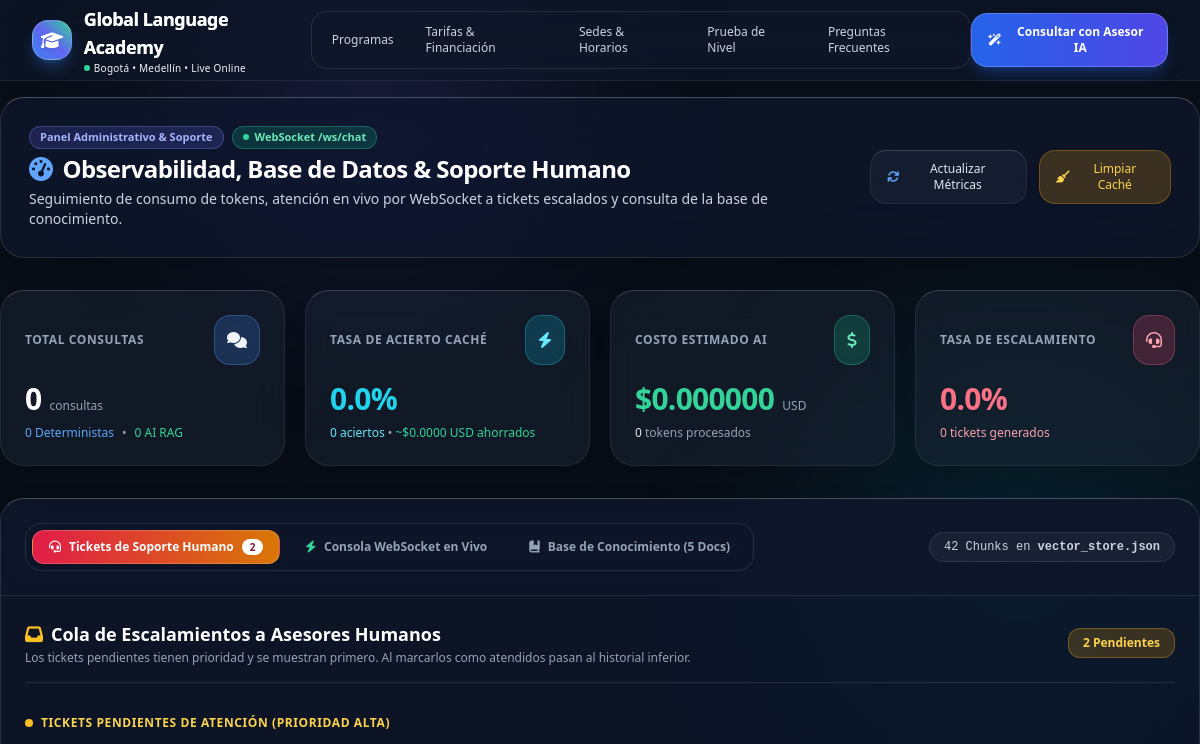
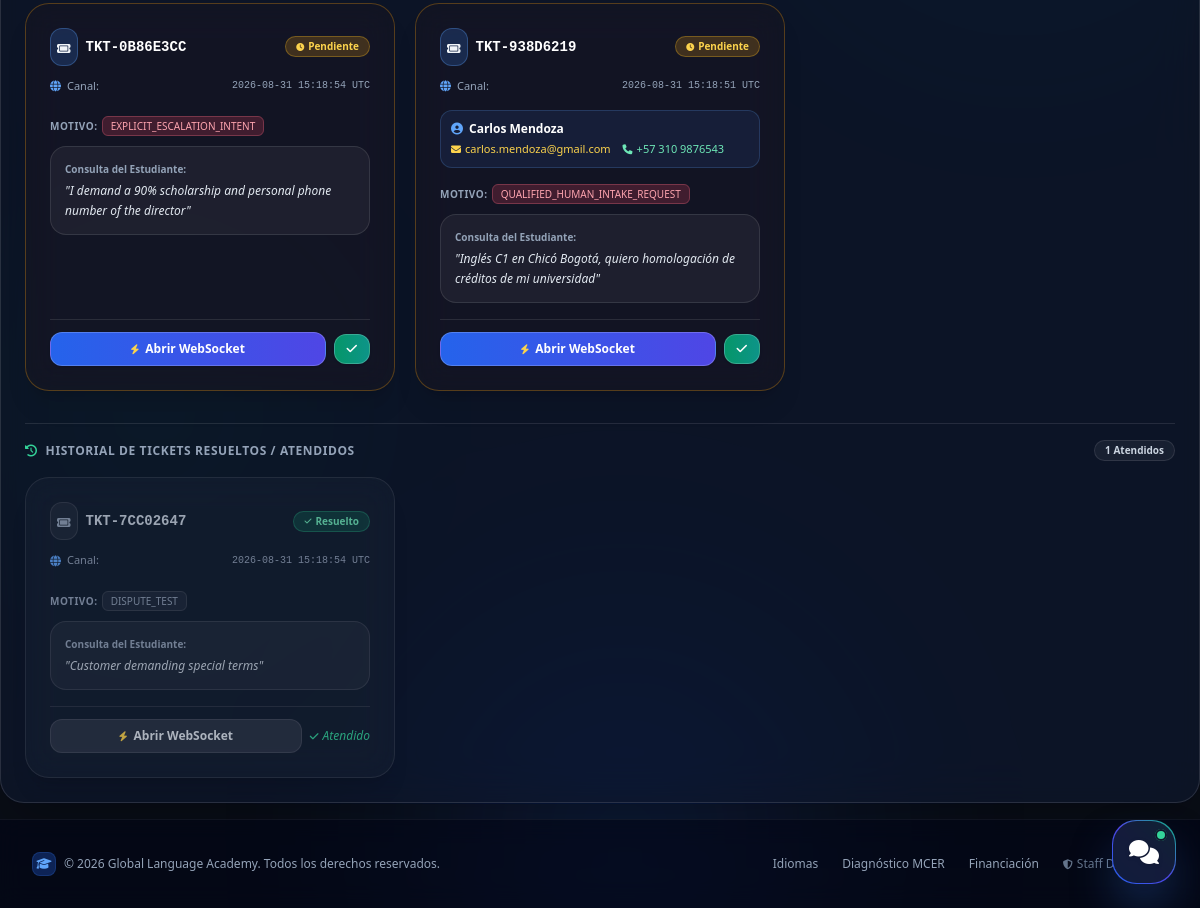
Page /dashboard on the earlier database version (2 pictures, top to bottom).
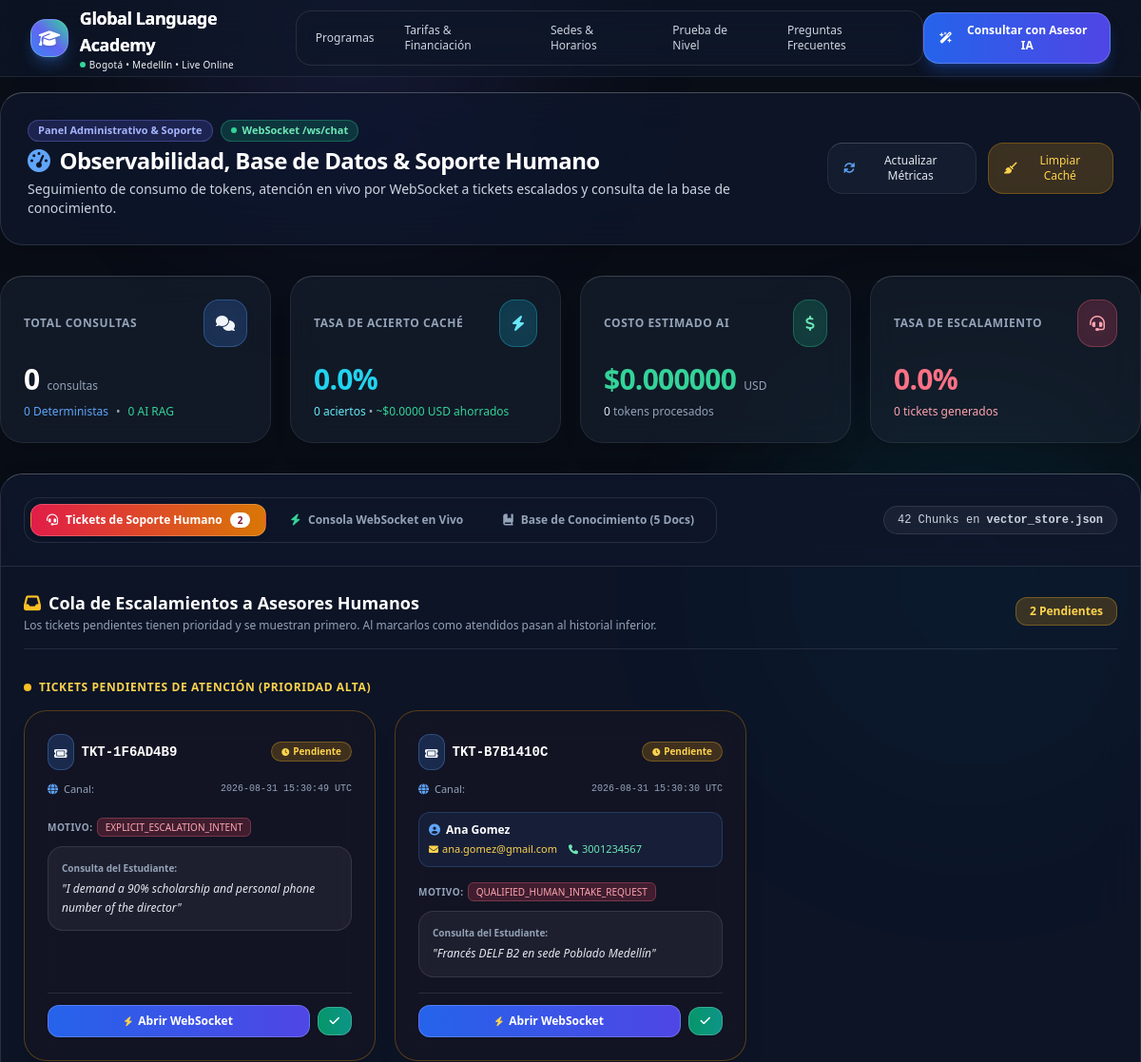
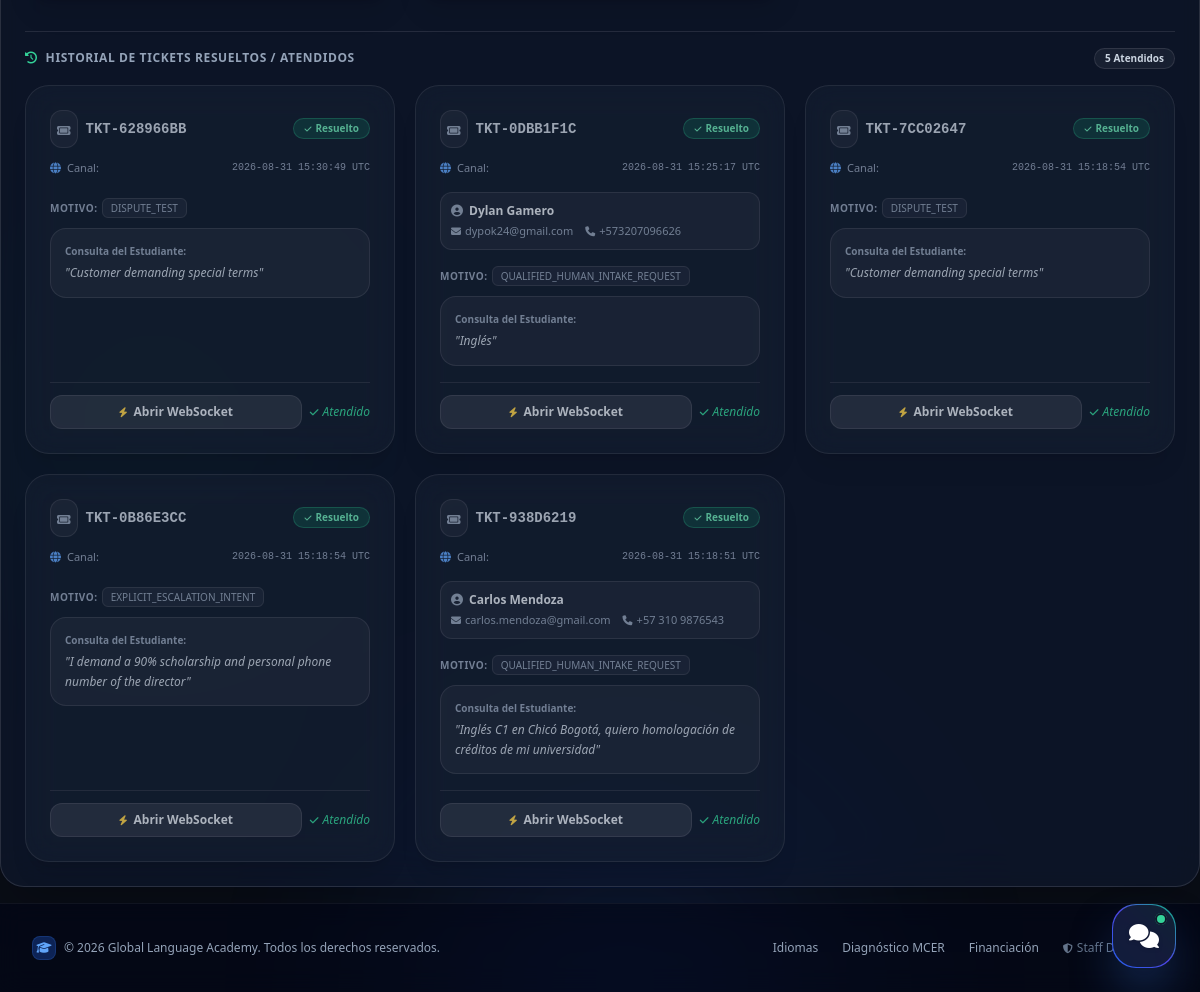
Same page on the later database version (2 pictures, top to bottom).
### tables this page shows
CREATE TABLE tickets (
                    ticket_id TEXT PRIMARY KEY,
                    session_id TEXT NOT NULL,
                    timestamp TEXT NOT NULL,
                    student_name TEXT,
                    email TEXT,
                    phone TEXT,
                    target_language TEXT,
                    modality TEXT,
                    user_query TEXT NOT NULL,
                    escalation_reason TEXT,
                    status TEXT NOT NULL DEFAULT 'PENDING',
                    resolution_notes TEXT,
                    resolved_at TEXT,
                    dossier TEXT
                );

### app/routers/views.py (the view)
@router.get("/dashboard", response_class=HTMLResponse)
async def dashboard_view(request: Request):
    metrics = metrics_service.get_summary()
    tickets = escalation_service.get_tickets()
    documents = []
    for doc_path in sorted(settings.DATA_DIR.glob("*.md")):
        with open(doc_path, "r", encoding="utf-8") as f:
            raw_text = f.read()
        html_content = markdown.markdown(raw_text, extensions=['tables', 'fenced_code'])
        documents.append({
            "name": doc_path.stem,
            "filename": doc_path.name,
            "title": doc_path.stem.replace("_", " ").title(),
            "raw_text": raw_text,
            "html_content": html_content
        })
    pending_tickets = [t for t in tickets if t.get("status") == "PENDING"]
    resolved_tickets = [t for t in tickets if t.get("status") != "PENDING"]
    return templates.TemplateResponse(
        request=request,
        name="dashboard.html",
        context={
            "app_name": settings.APP_NAME,
            "metrics": metrics,
            "documents": documents,
            "tickets": tickets,
            "pending_tickets": pending_tickets,
            "resolved_tickets": resolved_tickets,
            "pending_count": len(pending_tickets),
            "resolved_count": len(resolved_tickets),
            "total_chunks": len(vector_store.chunks),
            "active_tab": "dashboard"
        }
    )

### templates/dashboard.html (shortened to what the changed rows need)
{% extends "base.html" %}
{% block content %}
<div class="space-y-8 max-w-7xl w-full mx-auto py-4">
    <div class="flex flex-col md:flex-row md:items-center justify-between gap-4 glass-panel rounded-3xl p-6 sm:p-7 shadow-xl">
        <div>
            <h1 class="text-2xl font-bold text-white tracking-tight flex items-center gap-2.5">
                <i class="fa-solid fa-gauge-high text-brand-400"></i> Observabilidad, Base de Datos & Soporte Humano
            </h1>
        </div>
    </div>
    <div class="glass-panel rounded-3xl overflow-hidden shadow-2xl">
        <div id="admin-panel-tickets" class="admin-main-panel p-6 space-y-8">
            <div class="flex items-center justify-between border-b border-white/10 pb-4">
                <div>
                    <h2 class="text-lg font-bold text-white flex items-center gap-2">
                        <i class="fa-solid fa-inbox text-amber-400"></i> Cola de Escalamientos a Asesores Humanos
                    </h2>
                </div>
            </div>
            <div id="pending-tickets-section" class="space-y-4">
                <div id="pending-tickets-grid" class="grid grid-cols-1 md:grid-cols-2 lg:grid-cols-3 gap-5">
                    {% for ticket in pending_tickets %}
                    <div id="ticket-card-{{ ticket.ticket_id }}" class="glass-card rounded-3xl p-5 sm:p-6 space-y-4 flex flex-col justify-between border border-amber-500/30 bg-amber-950/10 hover:border-amber-400/50 transition-all shadow-xl hover:scale-[1.01]">
                        <div class="space-y-2">
                            <div class="flex items-center justify-between">
                                <div class="flex items-center gap-2">
                                    <span class="p-1.5 rounded-xl bg-brand-500/20 text-brand-300 border border-brand-400/30">
                                        <i class="fa-solid fa-ticket text-xs"></i>
                                    </span>
                                    <span class="font-mono font-bold text-sm text-white">{{ ticket.ticket_id }}</span>
                                </div>
                                <span id="ticket-status-{{ ticket.ticket_id }}" class="inline-flex items-center px-2.5 py-0.5 rounded-full text-[10px] font-bold bg-amber-500/20 text-amber-300 border border-amber-400/30">
                                    <i class="fa-solid fa-clock mr-1 text-[8px]"></i> Pendiente
                                </span>
                            </div>
                            <div class="flex items-center justify-between text-[11px] text-slate-400 pt-1">
                                <span class="flex items-center gap-1.5">
                                    <i class="fa-solid {% if ticket.channel == 'telegram' %}fa-paper-plane text-sky-400{% else %}fa-globe text-brand-400{% endif %}"></i>
                                    Canal: <strong class="text-slate-300">{{ ticket.channel }}</strong>
                                </span>
                                <span class="font-mono text-[10px] text-slate-400">{{ ticket.timestamp }}</span>
                            </div>
                        </div>
                        <div class="space-y-2.5 flex-1">
                            {% if ticket.student_name or ticket.email or ticket.phone %}
                            <div class="p-2.5 rounded-xl bg-brand-500/10 border border-brand-400/20 text-xs">
                                {% if ticket.student_name %}
                                <div class="font-bold text-white flex items-center gap-1.5">
                                    <i class="fa-solid fa-user-circle text-brand-400"></i> {{ ticket.student_name }}
                                </div>
                                {% endif %}
                                <div class="text-[11px] text-slate-300 flex flex-wrap items-center gap-x-3 gap-y-0.5 mt-1">
                                    {% if ticket.email %}<span class="text-amber-300"><i class="fa-solid fa-envelope text-[10px] mr-1"></i>{{ ticket.email }}</span>{% endif %}
                                    {% if ticket.phone %}<span class="text-emerald-300"><i class="fa-solid fa-phone text-[10px] mr-1"></i>{{ ticket.phone }}</span>{% endif %}
                                </div>
                            </div>
                            {% endif %}
                            <div>
                                <span class="text-[10px] uppercase font-bold tracking-wider text-slate-400">Motivo:</span>
                                <div class="mt-0.5 inline-block">
                                    <span class="px-2 py-0.5 rounded-md text-[10px] font-medium bg-rose-500/20 text-rose-300 border border-rose-400/30">
                                        {{ ticket.escalation_reason }}
                                    </span>
                                </div>
                            </div>
                            <div class="p-3.5 rounded-2xl bg-white/5 border border-white/10 text-xs text-slate-200">
                                <span class="text-[10px] text-slate-400 block font-semibold mb-1">Consulta del Estudiante:</span>
                                <p class="italic leading-relaxed">"{{ ticket.user_query }}"</p>
                            </div>
                        </div>
                        <div class="pt-3 border-t border-white/10 flex items-center justify-between gap-2">
                            <button
                                type="button"
                                onclick="openTicketInWebSocket('{{ ticket.ticket_id }}', '{{ ticket.user_query | replace("'", "\\'") }}', '{{ ticket.channel }}', '{{ ticket.session_id }}')"
                                class="flex-1 bg-gradient-to-r from-brand-600 to-indigo-600 hover:from-brand-500 hover:to-indigo-500 text-white text-xs font-bold py-2 rounded-xl transition-all shadow border border-white/20 flex items-center justify-center gap-1.5"
                                title="Abrir sesión en vivo por WebSocket para este ticket"
                            >
                                <i class="fa-solid fa-bolt text-amber-300 text-[10px]"></i>
                                <span>Abrir WebSocket</span>
                            </button>
                            <div id="ticket-action-resolve-{{ ticket.ticket_id }}" class="flex items-center">
                                <button
                                    type="button"
                                    onclick="resolveTicketAsync('{{ ticket.ticket_id }}', this)"
                                    class="bg-gradient-to-r from-emerald-600 to-teal-600 hover:from-emerald-500 hover:to-teal-500 text-white text-xs font-bold px-3 py-2 rounded-xl transition-all shadow border border-white/20 flex items-center gap-1"
                                    title="Marcar como atendido y mover al historial inferior"
                                >
                                    <i class="fa-solid fa-check"></i>
                                </button>
                            </div>
                        </div>
                    </div>
                    {% endfor %}
                </div>
            </div>
            <div id="resolved-tickets-section" class="space-y-4 pt-4 border-t border-white/10 {% if resolved_count == 0 %}hidden{% endif %}">
                <div class="flex items-center justify-between">
                    <h3 class="text-xs font-bold text-slate-400 uppercase tracking-wider flex items-center gap-2">
                        <i class="fa-solid fa-clock-rotate-left text-emerald-400"></i>
                        Historial de Tickets Resueltos / Atendidos
                    </h3>
                    <span id="resolved-count-badge" class="px-2.5 py-0.5 rounded-full text-[10px] font-bold bg-white/5 text-slate-300 border border-white/10">
                        {{ resolved_count }} Atendidos
                    </span>
                </div>
                <div id="resolved-tickets-grid" class="grid grid-cols-1 md:grid-cols-2 lg:grid-cols-3 gap-5">
                    {% for ticket in resolved_tickets %}
                    <div id="ticket-card-{{ ticket.ticket_id }}" class="glass-card rounded-3xl p-5 sm:p-6 space-y-4 flex flex-col justify-between border border-white/10 opacity-75 hover:opacity-100 transition-all shadow-xl hover:scale-[1.01]">
                        <div class="space-y-2">
                            <div class="flex items-center justify-between">
                                <div class="flex items-center gap-2">
                                    <span class="p-1.5 rounded-xl bg-white/5 text-slate-400 border border-white/10">
                                        <i class="fa-solid fa-ticket text-xs"></i>
                                    </span>
                                    <span class="font-mono font-bold text-sm text-slate-300">{{ ticket.ticket_id }}</span>
                                </div>
                                <span id="ticket-status-{{ ticket.ticket_id }}" class="inline-flex items-center px-2.5 py-0.5 rounded-full text-[10px] font-bold bg-emerald-500/20 text-emerald-300 border border-emerald-400/30">
                                    <i class="fa-solid fa-check mr-1 text-[8px]"></i> Resuelto
                                </span>
                            </div>
                            <div class="flex items-center justify-between text-[11px] text-slate-400 pt-1">
                                <span class="flex items-center gap-1.5">
                                    <i class="fa-solid {% if ticket.channel == 'telegram' %}fa-paper-plane text-sky-400{% else %}fa-globe text-brand-400{% endif %}"></i>
                                    Canal: <strong class="text-slate-300">{{ ticket.channel }}</strong>
                                </span>
                                <span class="font-mono text-[10px] text-slate-400">{{ ticket.timestamp }}</span>
                            </div>
                        </div>
                        <div class="space-y-2.5 flex-1">
                            {% if ticket.student_name or ticket.email or ticket.phone %}
                            <div class="p-2.5 rounded-xl bg-white/5 border border-white/10 text-xs">
                                {% if ticket.student_name %}
                                <div class="font-bold text-slate-200 flex items-center gap-1.5">
                                    <i class="fa-solid fa-user-circle text-slate-400"></i> {{ ticket.student_name }}
                                </div>
                                {% endif %}
                                <div class="text-[11px] text-slate-400 flex flex-wrap items-center gap-x-3 gap-y-0.5 mt-1">
                                    {% if ticket.email %}<span><i class="fa-solid fa-envelope text-[10px] mr-1"></i>{{ ticket.email }}</span>{% endif %}
                                    {% if ticket.phone %}<span><i class="fa-solid fa-phone text-[10px] mr-1"></i>{{ ticket.phone }}</span>{% endif %}
                                </div>
                            </div>
                            {% endif %}
                            <div>
                                <span class="text-[10px] uppercase font-bold tracking-wider text-slate-400">Motivo:</span>
                                <div class="mt-0.5 inline-block">
                                    <span class="px-2 py-0.5 rounded-md text-[10px] font-medium bg-white/5 text-slate-400 border border-white/10">
                                        {{ ticket.escalation_reason }}
                                    </span>
                                </div>
                            </div>
                            <div class="p-3.5 rounded-2xl bg-white/5 border border-white/10 text-xs text-slate-300">
                                <span class="text-[10px] text-slate-400 block font-semibold mb-1">Consulta del Estudiante:</span>
                                <p class="italic leading-relaxed">"{{ ticket.user_query }}"</p>
                            </div>
                        </div>
                        <div class="pt-3 border-t border-white/10 flex items-center justify-between gap-2">
                            <button
                                type="button"
                                onclick="openTicketInWebSocket('{{ ticket.ticket_id }}', '{{ ticket.user_query | replace("'", "\\'") }}', '{{ ticket.channel }}', '{{ ticket.session_id }}')"
                                class="flex-1 bg-white/10 hover:bg-white/20 text-slate-200 text-xs font-semibold py-2 rounded-xl transition-all border border-white/10 flex items-center justify-center gap-1.5"
                                title="Abrir sesión en vivo por WebSocket para este ticket"
                            >
                                <i class="fa-solid fa-bolt text-amber-300 text-[10px]"></i>
                                <span>Abrir WebSocket</span>
                            </button>
                            <div id="ticket-action-resolve-{{ ticket.ticket_id }}" class="flex items-center">
                                <span class="text-emerald-400 text-xs italic font-medium flex items-center gap-1">
                                    <i class="fa-solid fa-check text-[10px]"></i> Atendido
                                </span>
                            </div>
                        </div>
                    </div>
                    {% endfor %}
                </div>
            </div>
        </div>
    </div>
</div>
{% endblock %}

Differences in the rows shown:
added tickets: ticket_id "TKT-1F6AD4B9", timestamp "2026-08-31 15:30:49 UTC", escalation_reason "EXPLICIT_ESCALATION_INTENT", user_query "I demand a 90% scholarship and personal phone number of the director", shown under "TICKETS PENDIENTES DE ATENCIÓN (PRIORIDAD ALTA)"
added tickets: ticket_id "TKT-B7B1410C", timestamp "2026-08-31 15:30:30 UTC", student_name "Ana Gomez", email "ana.gomez@gmail.com", phone "3001234567", escalation_reason "QUALIFIED_HUMAN_INTAKE_REQUEST", user_query "Francés DELF B2 en sede Poblado Medellín", shown under "TICKETS PENDIENTES DE ATENCIÓN (PRIORIDAD ALTA)"
added tickets: ticket_id "TKT-628966BB", timestamp "2026-08-31 15:30:49 UTC", escalation_reason "DISPUTE_TEST", user_query "Customer demanding special terms", shown under "HISTORIAL DE TICKETS RESUELTOS / ATENDIDOS"
added tickets: ticket_id "TKT-0DBB1F1C", timestamp "2026-08-31 15:25:17 UTC", student_name "Dylan Gamero", email "dypok24@gmail.com", phone "+573207096626", escalation_reason "QUALIFIED_HUMAN_INTAKE_REQUEST", user_query "Inglés", shown under "HISTORIAL DE TICKETS RESUELTOS / ATENDIDOS"
changed tickets "TKT-0B86E3CC": moves from the list under "TICKETS PENDIENTES DE ATENCIÓN (PRIORIDAD ALTA)" to the list under "HISTORIAL DE TICKETS RESUELTOS / ATENDIDOS"
changed tickets "TKT-938D6219": moves from the list under "TICKETS PENDIENTES DE ATENCIÓN (PRIORIDAD ALTA)" to the list under "HISTORIAL DE TICKETS RESUELTOS / ATENDIDOS"
Other differences:
{{ resolved_count }}: "1" → "5"
